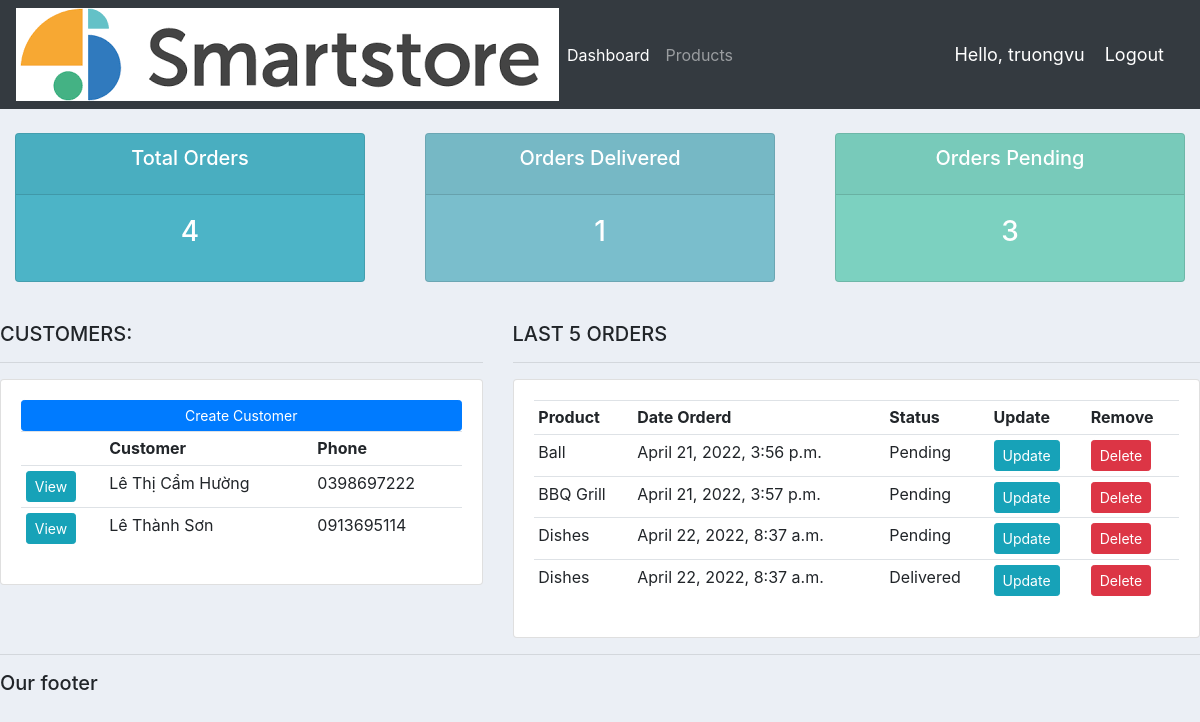
The app's page / (signed in), older data.
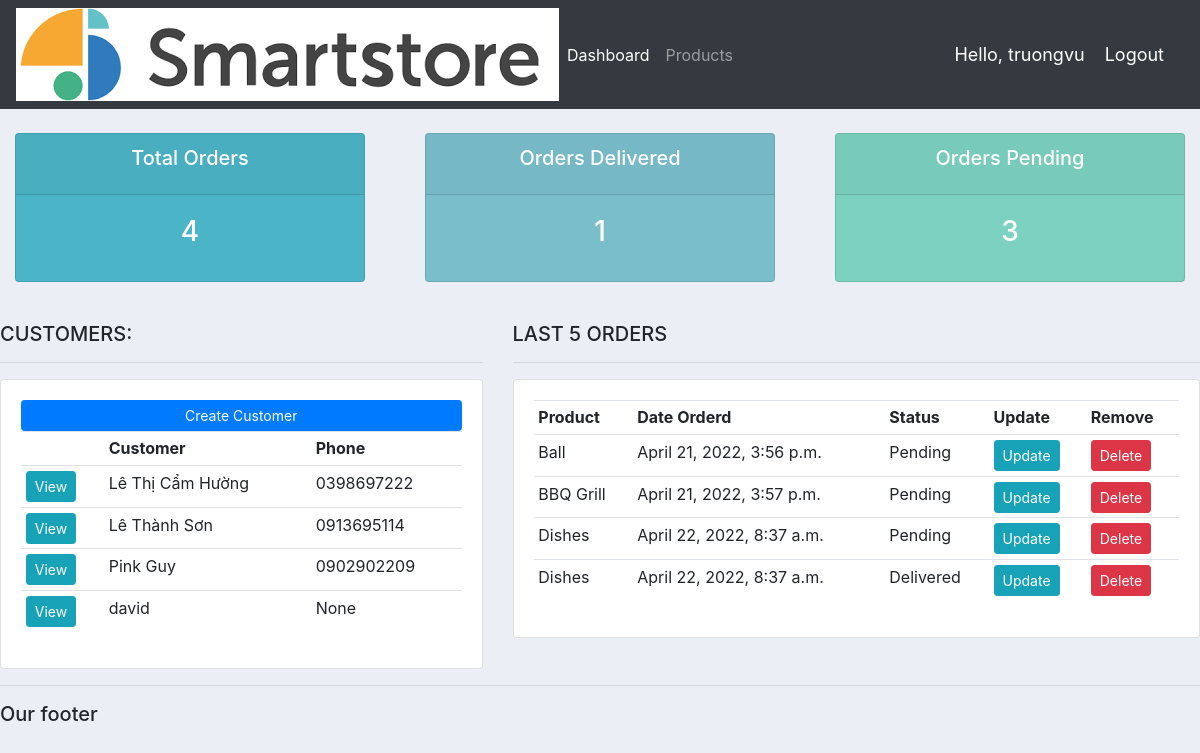
The same page, newer data.
### accounts/models.py (models this page shows, shortened)
class Customer(models.Model):
	user = models.OneToOneField(User, null=True, blank=True, on_delete=models.CASCADE)
	name = models.CharField(max_length=200, null=True)
	phone = models.CharField(max_length=200, null=True)
	email = models.CharField(max_length=200, null=True)
	profile_pic = models.ImageField(default="profile.png", null=True, blank=True)
	date_created = models.DateTimeField(auto_now_add=True, null=True)

class Order(models.Model):
	STATUS = (
			('Pending', 'Pending'),
			('Out for delivery', 'Out for delivery'),
			('Delivered', 'Delivered'),
			)
	customer = models.ForeignKey(Customer, null=True, on_delete= models.SET_NULL)
	product = models.ForeignKey(Product, null=True, on_delete= models.SET_NULL)
	date_created = models.DateTimeField(auto_now_add=True, null=True)
	status = models.CharField(max_length=200, null=True, choices=STATUS)
	note = models.CharField(max_length=1000, null=True)

class Product(models.Model):
	CATEGORY = (
			('Indoor', 'Indoor'),
			('Out Door', 'Out Door'),
			)
	name = models.CharField(max_length=200, null=True)
	price = models.FloatField(null=True)
	category = models.CharField(max_length=200, null=True, choices=CATEGORY)
	description = models.CharField(max_length=200, null=True, blank=True)
	date_created = models.DateTimeField(auto_now_add=True, null=True)
	tags = models.ManyToManyField(Tag)
	def __str__(self):
		return self.name

### accounts/decorators.py (the view)
	def wrapper_function(request, *args, **kwargs):
		group = None
		if request.user.groups.exists():
			group = request.user.groups.all()[0].name
		if group == 'customer':
			return redirect('user-page')
		if group == 'admin':
			return view_func(request, *args, **kwargs)

### accounts/views.py (called while the page is built)
@login_required(login_url='login')
@admin_only
def home(request):
    orders = Order.objects.all()
    customers = Customer.objects.all()
    total_customers = customers.count()
    total_orders = orders.count()
    delivered = orders.filter(status='Delivered').count()
    pending = orders.filter(status='Pending').count()
    context = {'orders':orders, 'customers':customers,
    'total_orders':total_orders,'delivered':delivered,
    'pending':pending }
    return render(request, 'accounts/dashboard.html', context)

### accounts/templates/accounts/dashboard.html
{%  extends 'accounts/main.html' %}
{% block content %}
{%  include 'accounts/status.html' %}
<br>
<div class="row">
	<div class="col-md-5">
		<h5>CUSTOMERS:</h5>
		<hr>
		<div class="card card-body">
			<a class="btn btn-primary  btn-sm btn-block" href="">Create Customer</a>
			<table class="table table-sm">
				<tr>
					<th></th>
					<th>Customer</th>
					<th>Phone</th>
				</tr>
				{% for customer in customers %}
					<tr>
						<td><a class="btn btn-sm btn-info" href="{% url 'customer' customer.id %}">View</a></td>
						<td>{{customer.name}}</td>
						<td>{{customer.phone}}</td>
					</tr>
				{% endfor %}
			</table>
		</div>
	</div>
	<div class="col-md-7">
		<h5>LAST 5 ORDERS</h5>
		<hr>
		<div class="card card-body">
			<table class="table table-sm">
				<tr>
					<th>Product</th>
					<th>Date Orderd</th>
					<th>Status</th>
					<th>Update</th>
					<th>Remove</th>
				</tr>
				{% for order in orders %}
					<tr>
						<td>{{order.product}}</td>
						<td>{{order.date_created}}</td>
						<td>{{order.status}}</td>
						<td><a class="btn btn-sm btn-info" href="{% url 'update_order' order.id %}">Update</a></td>
						<td><a class="btn btn-sm btn-danger" href="{% url 'delete_order' order.id %}">Delete</a></td>
					</tr>
				{% endfor %}
			</table>
		</div>
	</div>
</div>
{% endblock %}

### accounts/templates/accounts/main.html (shortened to what this page needs)
{% load static %}
<!DOCTYPE html>
<html>
<head>
	<link rel="stylesheet" href="https://cdn.jsdelivr.net/npm/bootstrap@4.3.1/dist/css/bootstrap.min.css">
	<link rel="stylesheet" type="text/css" href="{% static '/css/main.css' %}">
</head>
<body>
	{% include 'accounts/navbar.html' %}
	{% block content %}
	{% endblock %}
	<hr>
	<h5>Our footer</h5>
</body>
</html>

### accounts/templates/accounts/navbar.html (shortened to what this page needs)
{% load static %}
<nav class="navbar navbar-expand-lg navbar-dark bg-dark">
 <img src="{% static 'images/download.png' %}">
  <div class="collapse navbar-collapse" id="navbarNav">
    <ul class="navbar-nav">
      {% if request.user.is_staff %}
      <li class="nav-item active">
        <a class="nav-link" href="{% url 'home' %}">Dashboard</a>
      </li>
      <li class="nav-item">
        <a class="nav-link" href="{% url 'products' %}">Products</a>
      </li>
      {% else %}
       <li class="nav-item">
        <a class="nav-link" href="{% url 'account' %}">Settings</a>
      </li>
      {% endif %}
    </ul>
  </div>
  <span class="hello-msg">Hello, {{request.user}}</span>
  <span ><a  class="hello-msg" href="{% url 'logout' %}">Logout</a></span>
</nav>

### accounts/templates/accounts/status.html
<br>
<div class="row">
	<div class="col">
		<div class="col-md">
			<div class="card text-center text-white  mb-3" id="total-orders">
			  	<div class="card-header">
			  		<h5 class="card-title">Total Orders</h5>
			  	</div>
			  	<div class="card-body">
			    	<h3 class="card-title">{{total_orders}}</h3>
			  	</div>
			</div>
		</div>
	</div>
	<div class="col">
		<div class="col-md">
			<div class="card text-center text-white  mb-3" id="orders-delivered">
			  	<div class="card-header">
			  		<h5 class="card-title">Orders Delivered</h5>
			  	</div>
			  	<div class="card-body">
			    	<h3 class="card-title">{{delivered}}</h3>
			  	</div>
			</div>
		</div>
	</div>
	<div class="col">
		<div class="col-md">
			<div class="card text-center text-white  mb-3" id="orders-pending">
			  	<div class="card-header">
			  		<h5 class="card-title">Orders Pending</h5>
			  	</div>
			  	<div class="card-body">
			    	<h3 class="card-title">{{pending}}</h3>
			  	</div>
			</div>
		</div>
	</div>
</div>

### static/css/main.css (style rules this page uses)
body { background-color: #ebeff5; }
#total-orders { background-color: #4cb4c7; }
#orders-delivered { background-color: #7abecc; }
#orders-pending { background-color: #7CD1C0; }

### accounts/templates/accounts/navbar.html (style rules this page uses)
.hello-msg { font-size: 18px; color: #fff; margin-right: 20px; }

Row changes from the older to the newer data that the page shows:
added Customer: name "Pink Guy", phone "0902902209"
added Customer: name "david", phone "None"
